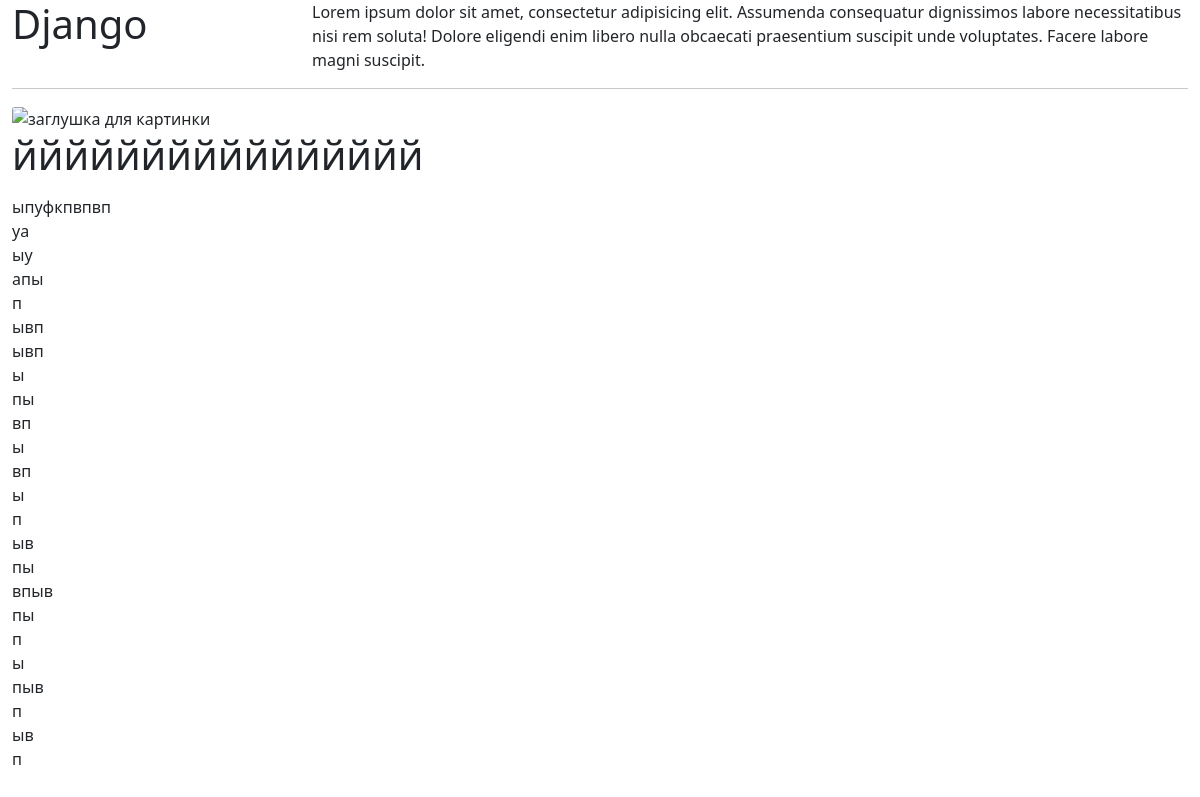
The page /blog/2021/9/5/jjjjjjjjjjjjjjjj/ on the database its author committed.
### blog/models.py (models this page shows, shortened)
class Post(models.Model):
    STATUS_CHOICES = (  # Список из которого можно выбрать вариант, обозначается вначале класса
        ('status_draft', 'Черновик'),
        ('status_published', 'Опубликовано'),
    )
    title = models.CharField(max_length=250, verbose_name='Заголовок сататьи'  # Максимальная длинна поля и
                             )
    slug = models.SlugField(max_length=250, verbose_name='Слаг',  # slug набор символов для формирования urls
                            unique_for_date='publish',  # Уникальное поле в разрезе даты создания.
                            )
    author = models.ForeignKey(User,  # Объявляем как переменную(класс) который импортируем вначале, данный класс
                               on_delete=models.CASCADE,  # Обязательно в данном случае. Обозначает метод удаления
                               related_name='blog_posts'  # Имя обратной связи от User к Post для получения доступак
                               )
    body = models.TextField(verbose_name='Содержание статьи')
    publish = models.DateTimeField(default=timezone.now)  # Дата публикации- обновляемая
    created = models.DateTimeField(auto_now_add=True)  # Дата создания- неизменяемая
    updated = models.DateTimeField(auto_now=True)  # Дата обновления- обновляемая
    status = models.CharField(max_length=25,
                              choices=STATUS_CHOICES,  # Предоставляем выбор из списка
                              default='draft')  # значение по умолчанию
    objects = models.Manager()  # Менеджер по умолчанию
    published = PublishedManager()  # Наш новый менеджер
    class Meta:
        ordering = ('-publish',)  # Сортировка по дате- свежая в самом верху
        verbose_name = 'Статью'  # Человекопонятное название на админ сайте в единственном числе
        verbose_name_plural = 'Статьи'  # Человекопонятное название на админ сайте во множественном числе

### blog/views.py (the view)
# urls.py: path('<int:year>/<int:month>/<int:day>/<slug:post>/', post_detail, name='post_detail'),
def post_detail(request, year, month, day, post):  # Обработчик для отделной статьи принимает на вход 4 аргумента
    post = get_object_or_404(Post,
                             slug=post,
                             status='status_published',
                             publish__year=year,
                             publish__month=month,
                             publish__day=day,
                             )
    return render(request, 'blog/post/detail.html', {'post': post})

### blog/templates/blog/post/detail.html (shortened to what this page needs)
{% extends 'blog/base.html' %}
{% block content %}
    <img src="https://stihi.ru/pics/2015/04/25/5852.jpg" style="max-width: 100%" class="card-img-top"
                 alt="заглушка для картинки">
    <h1>{{ post.title }}</h1>
    <p>{{ post.body|linebreaks }}</p>
{% endblock %}

### rows shown on the page
Post: title "йййййййййййййййй", body "ыпуфкпвпвп уа ыу апы п ывп ывп ы пы вп ы вп ы п ыв пы впыв пы п ы пыв п ыв п"
